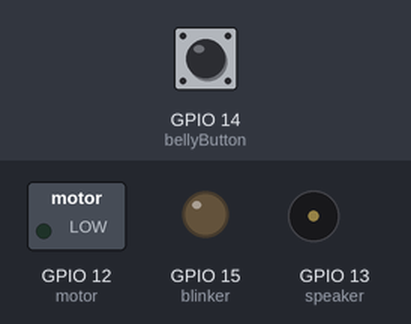
Bench run of a program on a simulated ESP8266 (NodeMCU). Parts: switched loads named in the program (green lamp = pin HIGH), output pins drawn as LEDs (lit = HIGH), buzzer (waves = sounding). Inputs (shaded band) come from the test bench; at power-on: GPIO 14 (bellyButton) HIGH. Random numbers use the default seed unless the program sets one.

Above: at 3.9 s.
4.0 s: GPIO 14 (bellyButton) pulled LOW for 0.15 s
At 6.5 s:
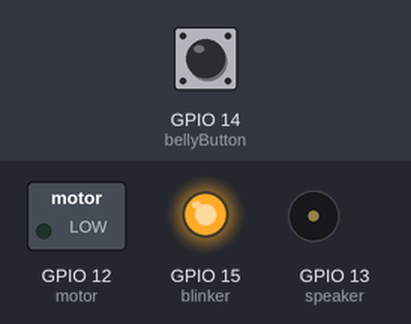
7.1 s: GPIO 14 (bellyButton) pulled LOW for 3.2 s
At 8.8 s:
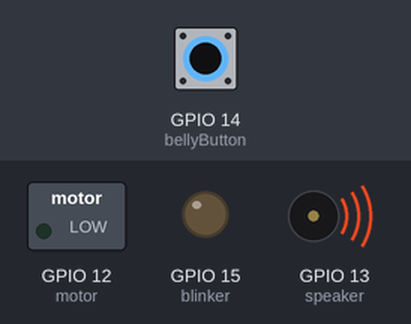
At 9.9 s:
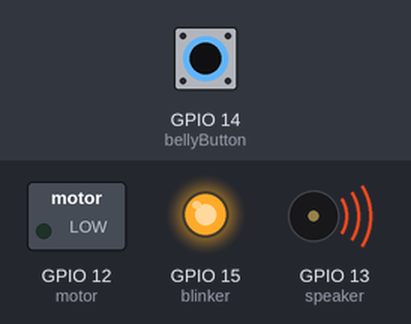
Timing chart, 0 to 58.0 s (numbered marks = the images above; inputs shaded):
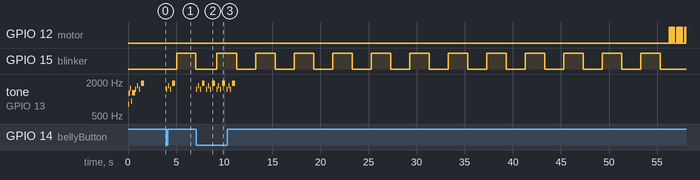

The program:

main.cpp
```cpp
#include <Arduino.h>

//      Feather Huzzah with Modified Header pins
//                   +-----+
//      +------------| USB |------------+
//      |            +-----+            |
//      | [ ]RST                        |
//      | [X]3.3V                       |
//      | [ ]NC                         |
//      | [X]GND                        |
//      | [ ]ADC                 BAT[ ] |
//      | [ ]GND                  EN[X] | PWR Switch
//      | [X]GND                 USB[ ] |
//      | [X]GND                  14[X] | Belly Button
//      | [X]GND                  12[X] | Motor
//      | [X]GND                  13[X] | Speaker
//      | [ ]                     15[X] | LED
//      | [ ]                      0[ ] |
//      | [ ]                     16[ ] |
//      | [ ]                      2[ ] |
//      | [ ]                      5[ ] |
//      | [ ]                      4[ ] |
//      |                               |
//      +-------------------------------+


const int bellyButton = 14;
const int blinker = 15;
const int motor = 12;
const int speaker = 13;
const int countdown = 45000;

bool timerRunning = false;
unsigned long startTime;
unsigned long previousMillis;
const unsigned long interval = 2000;
bool ledState = LOW;

void alarm();
void silentAlarm();
void wakeUpChirp();
void startUpSound();
void startTimer();

void setup() {
  pinMode(bellyButton, INPUT_PULLUP);
  pinMode(blinker, OUTPUT);
  pinMode(motor, OUTPUT);
  pinMode(speaker, OUTPUT);

  wakeUpChirp();
  delay(1000);
}

void loop() {
  int buttonState = digitalRead(bellyButton);

  if (buttonState == LOW) {
    startUpSound();
    startTimer();
    delay(50);
  }

  if (timerRunning) {
    unsigned long currentTime = millis();

    if (currentTime - startTime <= countdown) {
      // Pulse the LED
      if (currentTime - previousMillis >= interval) {
        previousMillis = currentTime;
        ledState = !ledState;
        digitalWrite(blinker, ledState);
      }
    } else {
      timerRunning = false;
      digitalWrite(blinker, LOW);
      for (int i = 0; i < 5; i++) {
        silentAlarm();
        delay(200);
      }
    }
  } else {
    digitalWrite(blinker, LOW);
  }
}

void startTimer() {
  timerRunning = true;
  startTime = millis();
}

void wakeUpChirp() {
  for (int i = 0; i < 5; i++) {
    int randomFrequency = random(800, 2000);
    int randomDuration = random(100, 400);
    tone(speaker, randomFrequency, randomDuration);
    delay(random(50, 200));
  }
  delay(200);
  startUpSound();
}

void alarm() {
  tone(speaker, 1000, 200);
  digitalWrite(motor, HIGH);
  delay(300);
  digitalWrite(motor, LOW);
  tone(speaker, 1500, 400);
  delay(600);
}

void startUpSound() {
  tone(speaker, 1500, 100);
  delay(200);
  tone(speaker, 1700, 100);
  delay(200);
  tone(speaker, 1500, 100);
  delay(200);
  tone(speaker, 1900, 300);
  delay(400);
}

void silentAlarm() {
  for (int i = 0; i < 3; i++) {
    digitalWrite(motor, HIGH);
    delay(50);
    digitalWrite(motor, LOW);
    delay(50);
    digitalWrite(motor, HIGH);
    delay(50);
    digitalWrite(motor, LOW);
    delay(50);
  }
}
```

Measured:
- after the input at 4.0 s, GPIO 15 (blinker): LOW → HIGH after 1.1 s, → LOW 2.0 s later; tone on GPIO 13 (speaker): plays 1500 Hz for 0.10 s, 1700 Hz for 0.10 s, 1500 Hz for 0.10 s, 1900 Hz for 0.30 s, starting at once
- after the input at 7.1 s, tone on GPIO 13 (speaker): silent → 1500 Hz at once, then repeats every 1.1 s: silent 0.10 s, 1700 Hz 0.10 s, silent 0.10 s, 1500 Hz 0.10 s, silent 0.10 s, 1900 Hz 0.30 s, silent 0.15 s, 1500 Hz 0.10 s, until it stays silent from 11.2 s
